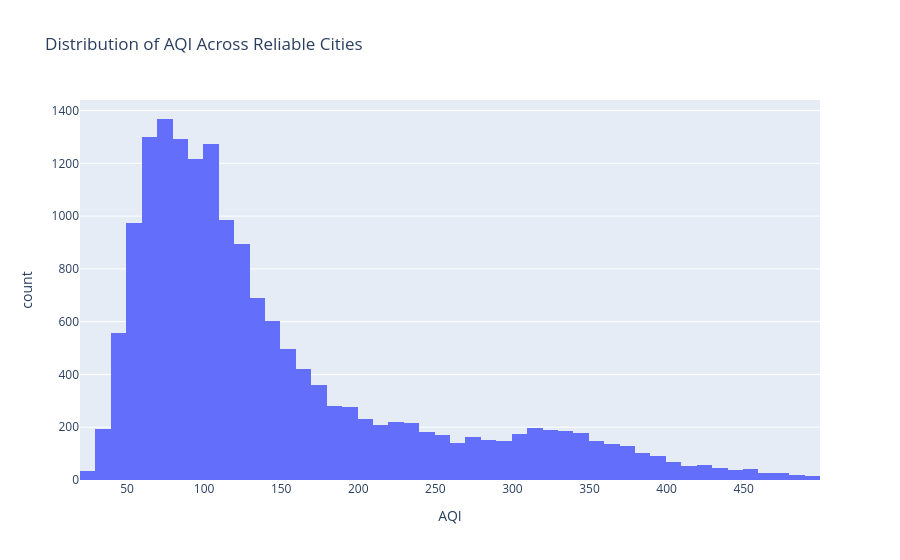

Notebook code for this chart:
### Code cell
# AQI distribution
# First understand how AQI values are distributed.

fig = px.histogram(
    reliable_df,
    x="Valid_AQI",
    nbins=50,
    title="Distribution of AQI Across Reliable Cities",
    labels={"Valid_AQI": "AQI"}
)

fig.show()

# Are most air-quality observations healthy, moderate, or highly polluted?

### Figure 1 — Plotly figure (JSON) as saved in the notebook; plotly's stock layout.template omitted (floating-point values rounded to 4 significant figures; data arrays with more than 128 entries replaced by an {"elided": "..."} marker saying what was removed)
{"data": [{"bingroup": "x", "hovertemplate": "AQI=%{x}<br>count=%{y}<extra></extra>", "legendgroup": "", "marker": {"color": "#636efa", "pattern": {"shape": ""}}, "name": "", "nbinsx": 50, "orientation": "v", "showlegend": false, "type": "histogram", "x": {"elided": "18395 float values"}, "xaxis": "x", "yaxis": "y"}], "layout": {"barmode": "relative", "legend": {"tracegroupgap": 0}, "title": {"text": "Distribution of AQI Across Reliable Cities"}, "xaxis": {"anchor": "y", "domain": [0, 1], "title": {"text": "AQI"}}, "yaxis": {"anchor": "x", "domain": [0, 1], "title": {"text": "count"}}}}
